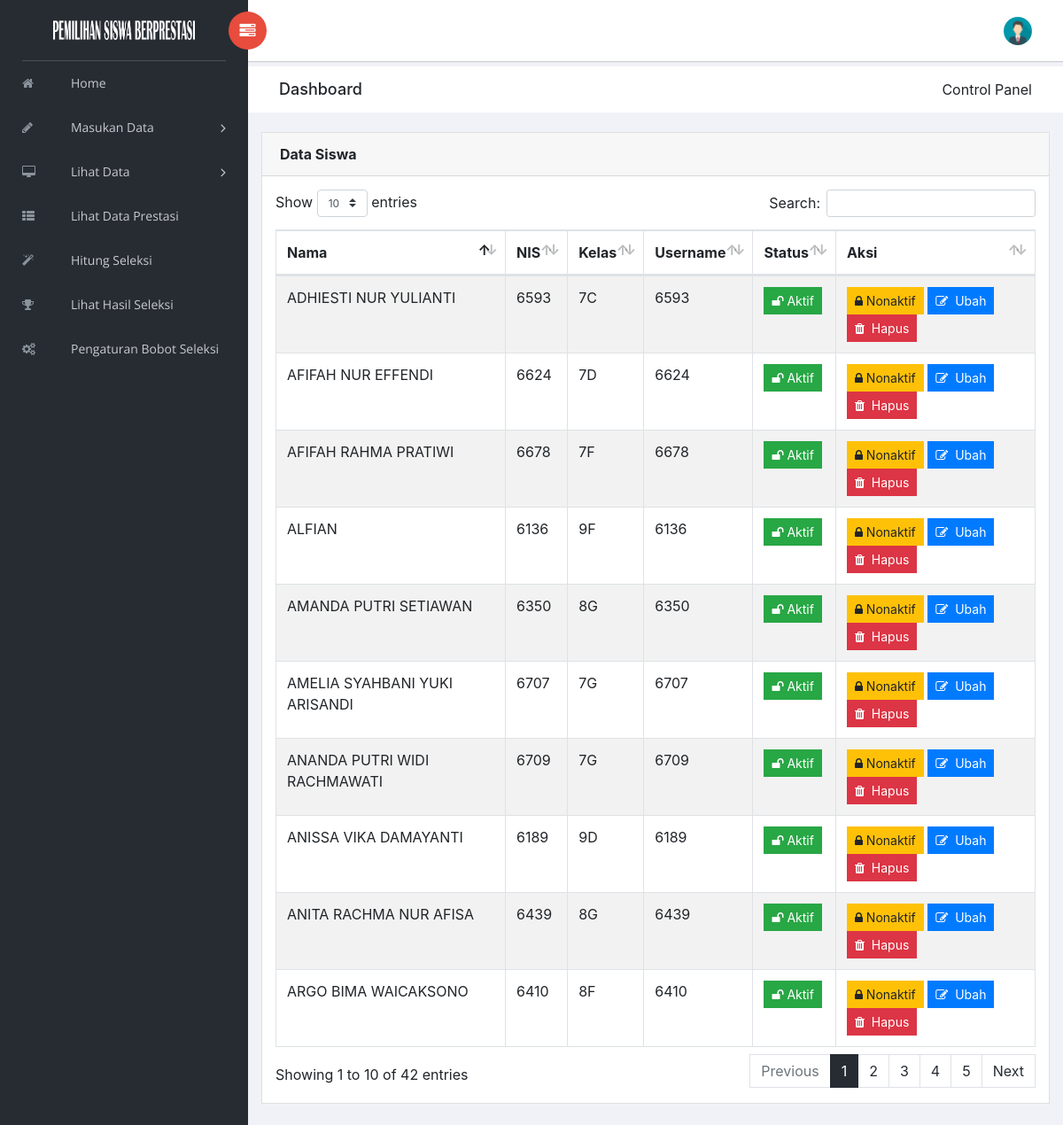
Screenshot of /index.php?page=dataSiswa (signed in) with the database file from the repository.
### tables this page shows
CREATE TABLE IF NOT EXISTS `user` (
`id_user` int(255) NOT NULL,
  `username` varchar(255) NOT NULL,
  `password` varchar(255) NOT NULL,
  `status` enum('aktif','nonaktif') NOT NULL,
  `image` varchar(255) DEFAULT NULL,
  `id_level` smallint(2) NOT NULL
);

CREATE TABLE IF NOT EXISTS `siswa` (
`id_siswa` int(255) NOT NULL,
  `NIS` int(20) NOT NULL,
  `Nama` varchar(255) NOT NULL,
  `Kelas` varchar(2) NOT NULL,
  `id_user` int(255) NOT NULL
);

### index.php (called while the page is built, shortened)
<?php
    require 'views/head.php';
    require 'views/nav.php';
    require 'views/header.php';
    require 'views/footer.php';
?>

### views/dataSiswa.php (the view, shortened to what this page needs)
<?php
if ($_SESSION['login'] == 1) {
?>
        <div class="content mt-3">
            <div class="animated fadeIn">
                <div class="row">
                    <div class="col-md-12">
                        <div class="card">
                            <div class="card-header">
                                <strong class="card-title">Data Siswa</strong>
                            </div>
                            <div class="card-body">
                                <table id="bootstrap-data-table-export" class="table table-striped table-bordered">
                                    <thead>
                                        <tr>
                                            <th>Nama</th>
                                            <th>NIS</th>
                                            <th>Kelas</th>
                                            <th>Username</th>
                                            <th>Status</th>
                                            <th>Aksi</th>
                                        </tr>
                                    </thead>
                                    <tbody>
                                        <?php
                                        $siswaQuery = mysql_query("SELECT * FROM siswa");
                                        while ($siswa = mysql_fetch_array($siswaQuery)) {
                                        ?>
                                            <tr>
                                                <td><?php echo $siswa['Nama']; ?></td>
                                                <td><?php echo $siswa['NIS']; ?></td>
                                                <td><?php echo $siswa['Kelas']; ?></td>
                                                <td>
                                                    <?php
                                                        $akunQuery = mysql_query("SELECT * FROM user WHERE id_user = '$siswa[id_user]'");
                                                        $akun = mysql_fetch_array($akunQuery);
                                                        echo $akun['username'];
                                                    ?>
                                                </td>
                                                <td>
                                                    <?php
                                                    if ($akun['status'] == 'aktif') {
                                                    ?>
                                                        <button type="button" class="btn btn-success btn-sm"><i class="fa fa-unlock"></i>&nbsp;Aktif</button>
                                                    <?php
                                                    } else {
                                                    ?>
                                                        <button type="button" class="btn btn-warning btn-sm"><i class="fa fa-lock"></i>&nbsp;Nonaktif</button>
                                                    <?php
                                                    }
                                                    ?>
                                                </td>
                                                <td>
                                                <?php
                                                    if ($akun['status'] == 'aktif') {
                                                    ?>
                                                        <a href="systems/nonaktifSiswa.php?id_user=<?php echo $akun['id_user']; ?>"><button type="button" class="btn btn-warning btn-sm"><i class="fa fa-lock"></i>&nbsp;Nonaktif</button></a>
                                                    <?php
                                                    } else {
                                                    ?>
                                                        <a href="systems/aktifSiswa.php?id_user=<?php echo $akun['id_user']; ?>"><button type="button" class="btn btn-success btn-sm"><i class="fa fa-unlock"></i>&nbsp;Aktif</button></a>
                                                    <?php
                                                    }
                                                    ?>
                                                    <a href="?page=ubahSiswa&id_user=<?php echo $akun['id_user']; ?>"><button type="button" class="btn btn-primary btn-sm"><i class="fa fa-pencil-square-o"></i>&nbsp; Ubah</button></a>
                                                    <a href="systems/hapusSiswa.php?id_user=<?php echo $akun['id_user']; ?>" onclick="return confirm('Yakin ingin menghapus?')"><button type="button" class="btn btn-danger btn-sm"><i class="fa fa-trash"></i>&nbsp; Hapus</button></a>
                                                </td>
                                            </tr>
                                        <?php
                                        }
                                        ?>
                                    </tbody>
                                </table>
                            </div>
                        </div>
                    </div>
                </div>
            </div>
        </div>
    </div>
<?php
}else if ($_SESSION['login'] == 2) {
?>
        <div class="content mt-3">
            <div class="animated fadeIn">
                <div class="row">
                    <div class="col-md-12">
                        <div class="card">
                            <div class="card-header">
                                <strong class="card-title">Data Siswa</strong>
                            </div>
                            <div class="card-body">
                                <table id="bootstrap-data-table-export" class="table table-striped table-bordered">
                                    <thead>
                                        <tr>
                                            <th>Nama</th>
                                            <th>NIS</th>
                                            <th>Kelas</th>
                                            <th>Status</th>
                                        </tr>
                                    </thead>
                                    <tbody>
                                        <?php
                                        $kelasQuery = mysql_query("SELECT * FROM guru WHERE id_user='$_SESSION[id_user]'");
                                        $kelas = mysql_fetch_array($kelasQuery);
                                        $siswaQuery = mysql_query("SELECT * FROM siswa WHERE Kelas='$kelas[Kelas]' ORDER BY Nama ASC");
                                        while ($siswa = mysql_fetch_array($siswaQuery)) {
                                        ?>
                                            <tr>
                                                <td><?php echo $siswa['Nama']; ?></td>
                                                <td><?php echo $siswa['NIS']; ?></td>
                                                <td><?php echo $siswa['Kelas']; ?></td>
                                                <td>
                                                    <?php
                                                    $akunQuery = mysql_query("SELECT * FROM user WHERE id_user='$siswa[id_user]'");
                                                    $akun = mysql_fetch_array($akunQuery);
                                                    if ($akun['status'] == 'aktif') {
                                                    ?>
                                                        <button type="button" class="btn btn-success btn-sm"><i class="fa fa-unlock"></i>&nbsp;Aktif</button>
                                                    <?php
                                                    } else {
                                                    ?>
                                                        <button type="button" class="btn btn-warning btn-sm"><i class="fa fa-lock"></i>&nbsp;Nonaktif</button>
                                                    <?php
                                                    }
                                                    ?>
                                                </td>
                                            </tr>
                                        <?php
                                        }
                                        ?>
                                    </tbody>
                                </table>
                            </div>
                        </div>
                    </div>
                </div>
            </div>
        </div>
    </div>
<?php
} else {
    include '404.php';
}
?>

### views/header.php (shortened to what this page needs)
<div id="right-panel" class="right-panel">
    <header id="header" class="header">
        <div class="header-menu">
            <div class="col-sm-7">
                <a id="menuToggle" class="menutoggle pull-left"><i class="fa fa fa-tasks"></i></a>
            </div>
            <div class="col-sm-5">
                <div class="user-area dropdown float-right">
                    <a href="#" class="dropdown-toggle" data-toggle="dropdown" aria-haspopup="true" aria-expanded="false">
                        <?php
                        $image = mysql_fetch_array(mysql_query("SELECT image FROM user WHERE id_user='$_SESSION[id_user]'"));
                        if ($_SESSION['login'] == 1) {
                        ?>
                            <img class="user-avatar rounded-circle" src="images/admin/<?php echo $image['image']; ?>" alt="User Avatar">
                        <?php
                        }else if ($_SESSION['login'] == 2) {
                        ?>
                            <img class="user-avatar rounded-circle" src="images/guru/<?php echo $image['image']; ?>" alt="User Avatar">
                        <?php
                        }else if ($_SESSION['login'] == 3) {
                        ?>
                            <img class="user-avatar rounded-circle" src="images/siswa/<?php echo $image['image']; ?>" alt="User Avatar">
                        <?php
                        }else if ($_SESSION['login'] == 4) {
                        ?>
                            <img class="user-avatar rounded-circle" src="images/kepsek/<?php echo $image['image']; ?>" alt="User Avatar">
                        <?php
                        }
                        ?>
                    </a>
                </div>
            </div>
        </div>
    </header>
    <div class="breadcrumbs">
        <div class="col-sm-4">
            <div class="page-header float-left">
                <div class="page-title">
                    <h1>Dashboard</h1>
                </div>
            </div>
        </div>
        <div class="col-sm-8">
            <div class="page-header float-right">
                <div class="page-title">
                    <ol class="breadcrumb text-right">
                        <li class="active">Control Panel</li>
                    </ol>
                </div>
            </div>
        </div>
    </div>
    <?php
    if  (isset($_GET['page'])) {
        $page = $_GET['page'];
        if(file_exists('views/'.$page.'.php')){
            include 'views/'.$page.'.php';
        } else {
            include 'views/404.php';
        }
    } else {
        include 'views/home.php';
    }
    ?>

### rows the page displays
user: image (picture)
siswa: Nama "ADHIESTI NUR YULIANTI", NIS "6593", Kelas "7C", id_user.username "6593"
siswa: Nama "AFIFAH NUR EFFENDI", NIS "6624", Kelas "7D", id_user.username "6624"
siswa: Nama "AFIFAH RAHMA PRATIWI", NIS "6678", Kelas "7F", id_user.username "6678"
siswa: Nama "AMELIA SYAHBANI YUKI ARISANDI", NIS "6707", Kelas "7G", id_user.username "6707"
siswa: Nama "ANANDA PUTRI WIDI RACHMAWATI", NIS "6709", Kelas "7G", id_user.username "6709"
siswa: Nama "ARGO BIMA WAICAKSONO", NIS "6410", Kelas "8F", id_user.username "6410"
siswa: Nama "ANITA RACHMA NUR AFISA", NIS "6439", Kelas "8G", id_user.username "6439"
siswa: Nama "AMANDA PUTRI SETIAWAN", NIS "6350", Kelas "8G", id_user.username "6350"
siswa: Nama "ANISSA VIKA DAMAYANTI", NIS "6189", Kelas "9D", id_user.username "6189"
siswa: Nama "ALFIAN", NIS "6136", Kelas "9F", id_user.username "6136"
